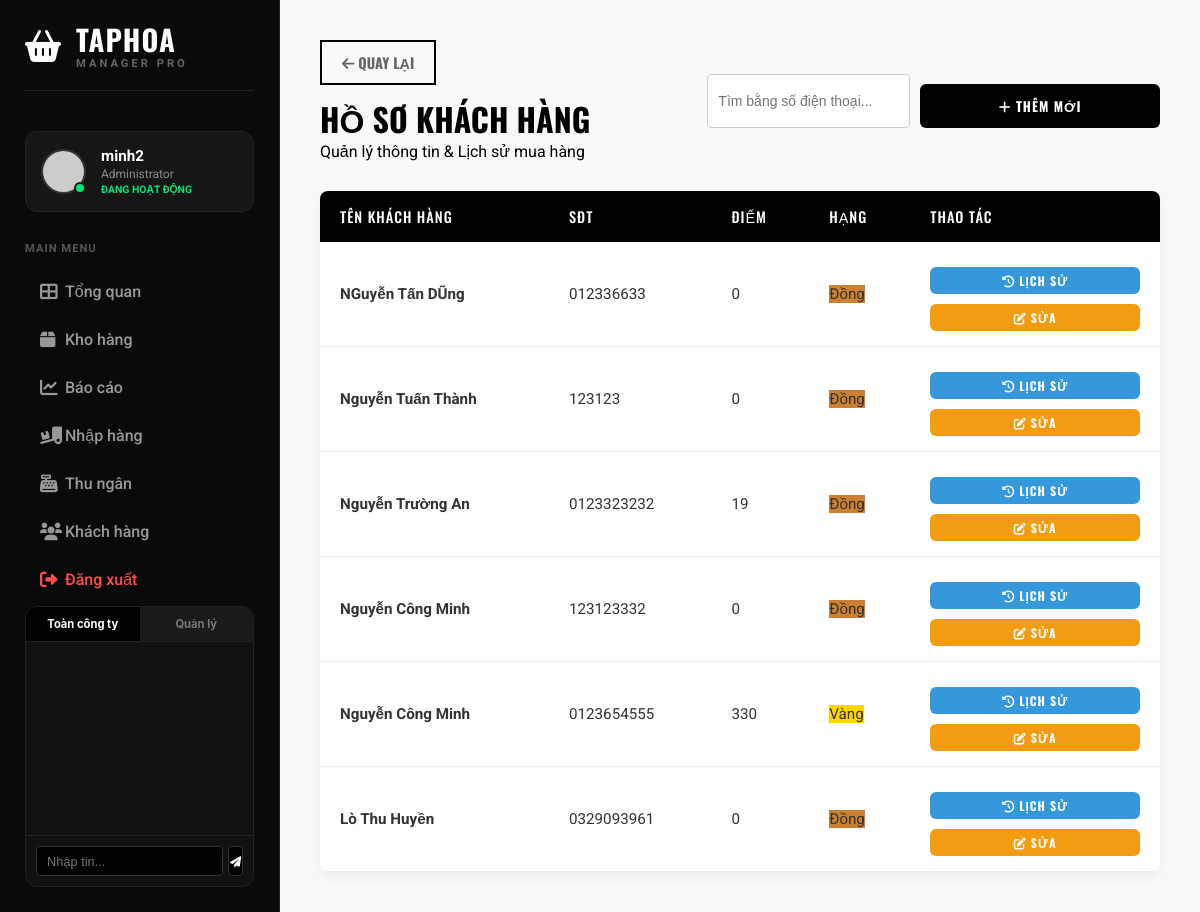
Page /index.php?action=customer_list (signed in) on the committed database.
### tables this page shows
CREATE TABLE `customers` (
  `id` int(11) NOT NULL,
  `phone` varchar(20) NOT NULL,
  `name` varchar(255) NOT NULL,
  `address` text DEFAULT NULL,
  `points` int(11) DEFAULT 0,
  `tier` varchar(50) DEFAULT 'Đồng',
  `created_at` timestamp NOT NULL DEFAULT current_timestamp()
);

### controllers/CustomerController.php (called while the page is built, shortened)
<?php
class CustomerController {
    public function list() {
        $db = (new Database())->getConnection();
        $db->exec("CREATE TABLE IF NOT EXISTS taphoa_db.customers (
            id int(11) NOT NULL AUTO_INCREMENT,
            phone varchar(20) NOT NULL UNIQUE,
            name varchar(255) NOT NULL,
            address text DEFAULT NULL,
            points int(11) DEFAULT 0,
            tier varchar(50) DEFAULT 'Đồng',
            created_at timestamp NOT NULL DEFAULT current_timestamp(),
            PRIMARY KEY (id)
        ) ENGINE=InnoDB DEFAULT CHARSET=utf8mb4 COLLATE=utf8mb4_general_ci;");
        try {
            $db->exec("ALTER TABLE taphoa_db.orders ADD COLUMN customer_id int(11) DEFAULT NULL AFTER id;");
        } catch(PDOException $e) {  }
        require_once '../models/Customer.php';
        $customerModel = new Customer($db);
        $customersStmt = $customerModel->readAll();
        $customers = $customersStmt->fetchAll(PDO::FETCH_ASSOC);
        require_once '../views/customers/list.php';
    }
}
?>

### models/Customer.php (called while the page is built, shortened)
<?php
class Customer {
    private $conn;
    private $table = 'customers';
    public function __construct($db) {
        $this->conn = $db;
    }
    public function readAll() {
        $query = "SELECT * FROM " . $this->table . " ORDER BY created_at DESC";
        $stmt = $this->conn->prepare($query);
        $stmt->execute();
        return $stmt;
    }
}
?>

### views/customers/list.php (the view, shortened to what this page needs)
<!DOCTYPE html>
<html lang="vi">
<head>
    <link rel="stylesheet" href="css/style.css">
    <link rel="stylesheet" href="https://cdnjs.cloudflare.com/ajax/libs/font-awesome/6.0.0/css/all.min.css">
</head>
<body>
    <div class="dashboard-container">
        <?php include '../views/partials/sidebar.php'; ?>
        <main class="main-content">
            <div class="list-header">
                <div>
                    <a href="javascript:history.back()" class="back-btn" style="display:inline-block; margin-bottom:10px; color:#666; text-decoration:none; font-weight:bold;"><i class="fas fa-arrow-left"></i> Quay lại</a>
                    <h1 style="font-family: 'Oswald', sans-serif;">HỒ SƠ KHÁCH HÀNG</h1>
                    <p>Quản lý thông tin & Lịch sử mua hàng</p>
                </div>
                <div style="display: flex; gap: 10px;">
                    <input type="text" id="searchInput" class="search-box" placeholder="Tìm bằng số điện thoại..." onkeyup="searchCustomer()">
                    <button class="btn-black" onclick="openModal()"><i class="fas fa-plus"></i> THÊM MỚI</button>
                </div>
            </div>
            <div class="table-container">
                <table class="nike-table" id="customerTable">
                    <thead>
                        <tr>
                            <th>TÊN KHÁCH HÀNG</th>
                            <th>SĐT</th>
                            <th>ĐIỂM</th>
                            <th>HẠNG</th>
                            <th>THAO TÁC</th>
                        </tr>
                    </thead>
                    <tbody>
                        <?php if(!empty($customers)): ?>
                            <?php foreach($customers as $c): ?>
                            <tr>
                                <td style="font-weight: bold;"><?php echo htmlspecialchars($c['name']); ?></td>
                                <td class="c-phone"><?php echo htmlspecialchars($c['phone']); ?></td>
                                <td><?php echo $c['points']; ?></td>
                                <td><span class="badge" style="background: <?php echo $c['tier']=='Vàng'?'#FFD700':($c['tier']=='Bạc'?'#C0C0C0':'#cd7f32'); ?>"><?php echo $c['tier']; ?></span></td>
                                <td>
                                    <button onclick='loadHistory(<?php echo $c['id']; ?>, "<?php echo htmlspecialchars($c['name']); ?>")' class="btn-black" style="padding: 5px 10px; font-size: 12px; background: #3498db;"><i class="fas fa-history"></i> LỊCH SỬ</button>
                                    <button onclick='editCustomer(<?php echo json_encode($c); ?>)' class="btn-black" style="padding: 5px 10px; font-size: 12px; background: #f39c12;"><i class="fas fa-edit"></i> SỬA</button>
                                </td>
                            </tr>
                            <?php endforeach; ?>
                        <?php else: ?>
                            <tr><td colspan="5" style="text-align:center;">Chưa có khách hàng nào.</td></tr>
                        <?php endif; ?>
                    </tbody>
                </table>
            </div>
        </main>
    </div>
</body>
</html>

### public/css/style.css (style rules this page uses)
* { margin: 0; padding: 0; box-sizing: border-box; }
body { font-family: 'Roboto', sans-serif; height: 100vh; display: flex; overflow: hidden; }
.btn-black { width: 100%; padding: 18px; background-color: #000; color: #fff; border: none; font-weight: 700; text-transform: uppercase; cursor: pointer; font-family: 'Oswald', sans-serif; letter-spacing: 1px; margin-top: 10px; transition: background 0.3s; }
.dashboard-container { display: flex; height: 100vh; background-color: #f4f4f4; width: 100%; }
.main-content { margin-left: 280px; flex: 1; padding: 40px; background-color: #f8f9fa; }
.main-content { flex: 1; padding: 40px; overflow-y: auto; }
.main-content h1 { font-family: 'Oswald', sans-serif; font-size: 3rem; text-transform: uppercase; }
.back-btn { text-decoration: none; color: #000; font-weight: 700; font-family: 'Oswald', sans-serif; border: 2px solid #000; padding: 10px 20px; transition: all 0.3s; text-transform: uppercase; font-size: 0.9rem; display: flex; align-items: center; gap: 10px; }
.list-header { display: flex; justify-content: space-between; align-items: center; margin-bottom: 30px; }
.list-header h1 { font-family: 'Oswald', sans-serif; text-transform: uppercase; font-size: 2rem; margin: 0; }
.table-container { background: #fff; border-radius: 8px; box-shadow: 0 5px 15px rgba(0, 0, 0, 0.05); overflow: hidden; }
.nike-table { width: 100%; border-collapse: collapse; font-family: 'Roboto', sans-serif; }
.nike-table thead { background-color: #000; color: #fff; }
.nike-table th { padding: 15px 20px; text-align: left; font-family: 'Oswald', sans-serif; font-weight: 500; letter-spacing: 1px; font-size: 0.9rem; text-transform: uppercase; }
.nike-table td { padding: 15px 20px; border-bottom: 1px solid #eee; color: #333; font-size: 0.95rem; vertical-align: middle; }
.btn-black { border-radius: 6px; padding: 12px 30px; }

### views/customers/list.php (style rules this page uses)
.search-box { padding: 10px; width: 300px; border: 1px solid #ccc; border-radius: 4px; font-size: 14px; }

### rows in the picture
customers: name "NGuyễn Tấn DŨng", phone "012336633", points "0", tier "Đồng"
customers: name "Nguyễn Tuấn Thành", phone "123123", points "0", tier "Đồng"
customers: name "Nguyễn Trường An", phone "0123323232", points "19", tier "Đồng"
customers: name "Nguyễn Công Minh", phone "123123332", points "0", tier "Đồng"
customers: name "Nguyễn Công Minh", phone "0123654555", points "330", tier "Vàng"
customers: name "Lò Thu Huyền", phone "0329093961", points "0", tier "Đồng"

### other values in the picture
$username "minh2"
$userRole "Administrator"
$chatDeptName "Quản lý"
